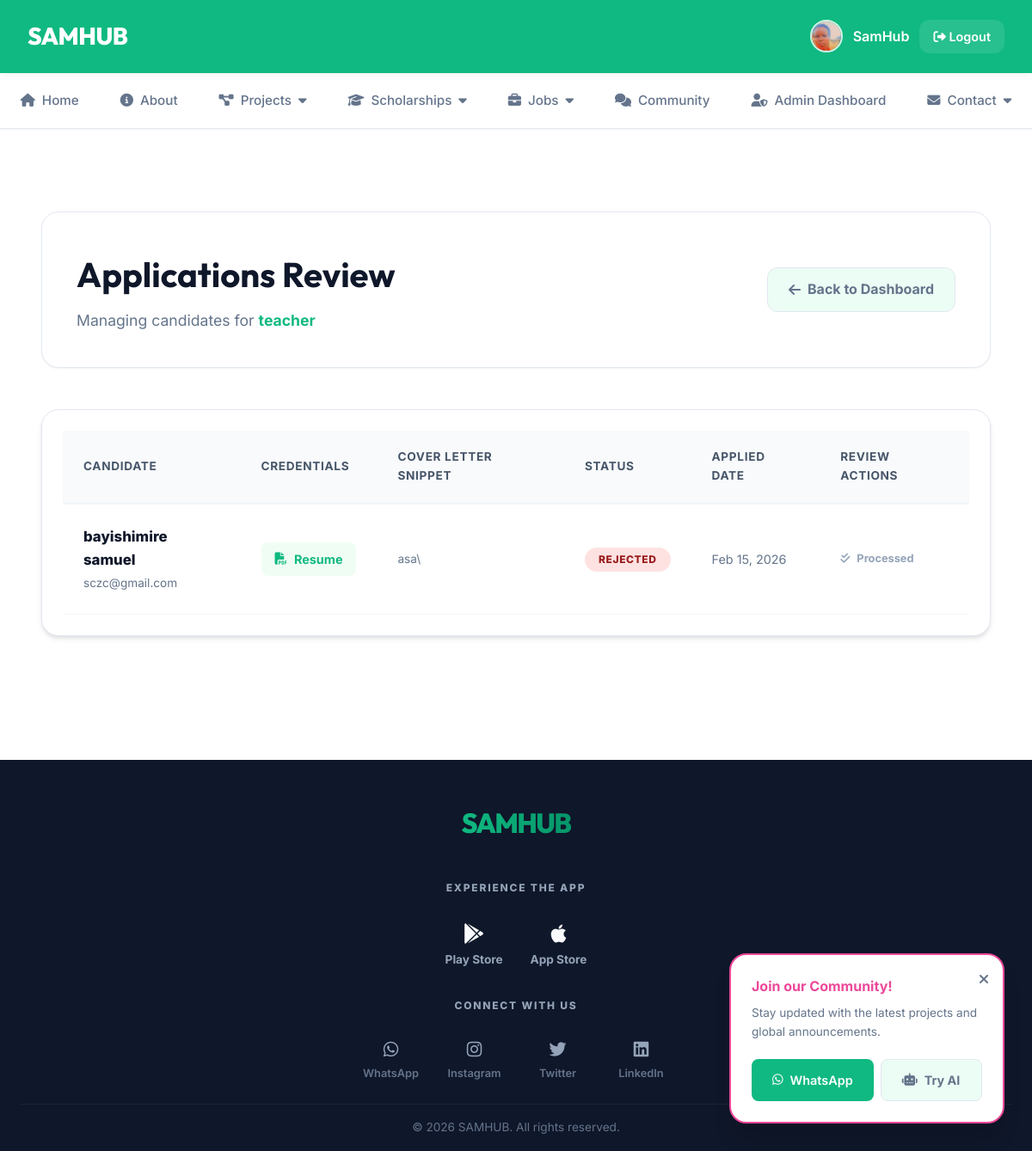
/jobs/2/applications/ (signed in), run on an earlier commit of the app's database.
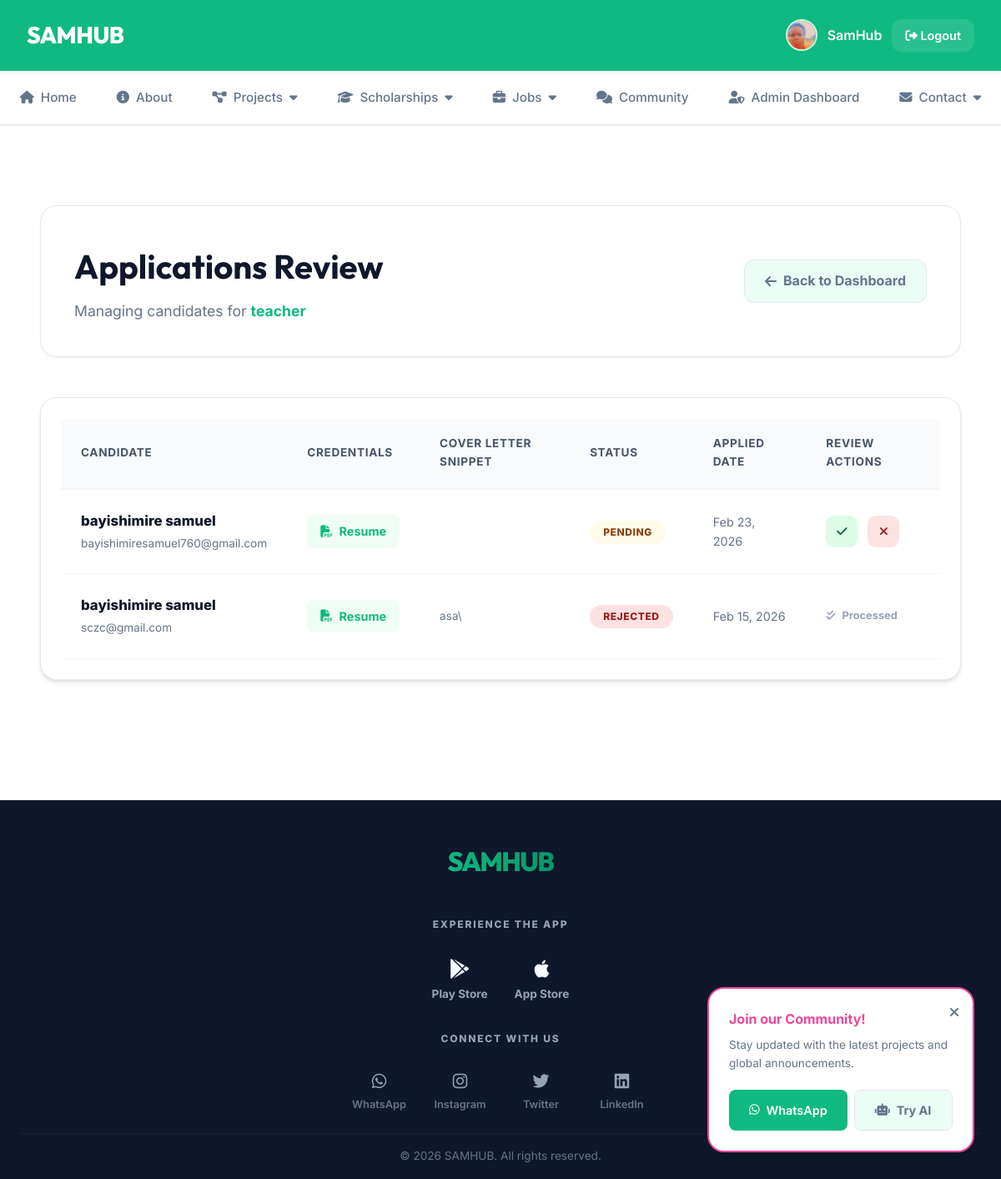
And on a later commit of the database.
### Job_Opportunity/models.py (models this page shows, shortened)
class JobApplication(models.Model):
    STATUS_CHOICES = [
        ('PENDING', 'Pending'),
        ('ACCEPTED', 'Accepted'),
        ('REJECTED', 'Rejected'),
    ]
    job = models.ForeignKey(Job, on_delete=models.CASCADE, related_name='applications')
    applicant = models.ForeignKey(
        settings.AUTH_USER_MODEL, on_delete=models.CASCADE, related_name='applications'
    )
    full_name = models.CharField(max_length=150)
    email = models.EmailField()
    resume = models.FileField(upload_to='resumes/')
    cover_letter = models.TextField(blank=True)
    submitted_at = models.DateTimeField(auto_now_add=True)
    status = models.CharField(max_length=10, choices=STATUS_CHOICES, default='PENDING')

### Job_Opportunity/views.py (the view)
# urls.py: path('jobs/<int:job_id>/applications/', views.view_applications, name='view_applications'),
@login_required
@user_passes_test(is_admin)
def view_applications(request, job_id):
    job = get_object_or_404(Job, id=job_id)
    applications = job.applications.all().order_by('-submitted_at')
    return render(request, 'Job_Opportunity/view_applications.html', {
        'job': job,
        'applications': applications
    })

### Job_Opportunity/views.py (called while the page is built)
def is_admin(user):
    return user.user_type == 'Admin' and user.is_approved or user.is_superuser

### templates/Job_Opportunity/view_applications.html (shortened to what this page needs)
{% extends "Login_System/base.html" %}
{% load static %}
{% block content %}
<div class="admin-container">
    <div class="page-header">
        <div>
            <h1>Applications Review</h1>
            <p style="color: var(--text-muted); font-size: 1.1rem; margin-top: 0.5rem;">Managing candidates for <span
                    style="color: var(--primary); font-weight: 700;">{{ job.title }}</span></p>
        </div>
        <a href="{% url 'admin_job_dashboard' %}" class="btn-ghost">
            <i class="fas fa-arrow-left"></i> Back to Dashboard
        </a>
    </div>
    <div class="card">
        {% if applications %}
        <div style="overflow-x: auto;">
            <table class="apps-table">
                <thead>
                    <tr>
                        <th>Candidate</th>
                        <th>Credentials</th>
                        <th>Cover Letter Snippet</th>
                        <th>Status</th>
                        <th>Applied Date</th>
                        <th>Review Actions</th>
                    </tr>
                </thead>
                <tbody>
                    {% for app in applications %}
                    <tr>
                        <td>
                            <span class="applicant-name">{{ app.full_name }}</span>
                            <span class="applicant-email">{{ app.email }}</span>
                        </td>
                        <td>
                            <a href="{{ app.resume.url }}" target="_blank" class="resume-link">
                                <i class="fas fa-file-pdf"></i> Resume
                            </a>
                        </td>
                        <td>
                            <div style="max-width: 280px; font-size: 0.85rem; color: #64748b; line-height: 1.4;">
                                {{ app.cover_letter|truncatechars:100 }}
                            </div>
                        </td>
                        <td>
                            <span class="status-badge status-{{ app.status|lower }}">
                                {{ app.status }}
                            </span>
                        </td>
                        <td style="color: #64748b; font-size: 0.9rem;">
                            {{ app.submitted_at|date:"M d, Y" }}
                        </td>
                        <td>
                            <div class="action-btns">
                                {% if app.status == 'PENDING' %}
                                <a href="{% url 'accept_application' app.id %}" class="btn-action btn-accept"
                                    title="Accept Candidate">
                                    <i class="fas fa-check"></i>
                                </a>
                                <a href="{% url 'reject_application' app.id %}" class="btn-action btn-reject"
                                    title="Reject Candidate">
                                    <i class="fas fa-times"></i>
                                </a>
                                {% else %}
                                <div
                                    style="display: flex; align-items: center; gap: 0.5rem; color: #94a3b8; font-size: 0.8rem; font-weight: 700;">
                                    <i class="fas fa-check-double"></i> Processed
                                </div>
                                {% endif %}
                            </div>
                        </td>
                    </tr>
                    {% endfor %}
                </tbody>
            </table>
        </div>
        {% endif %}
    </div>
</div>
{% endblock %}

What changed in the data, as far as the page shows it:
added JobApplication: full_name "bayishimire samuel", email "bayishimiresamuel760@gmail.com", status "PENDING", submitted_at "Feb 23, 2026"
